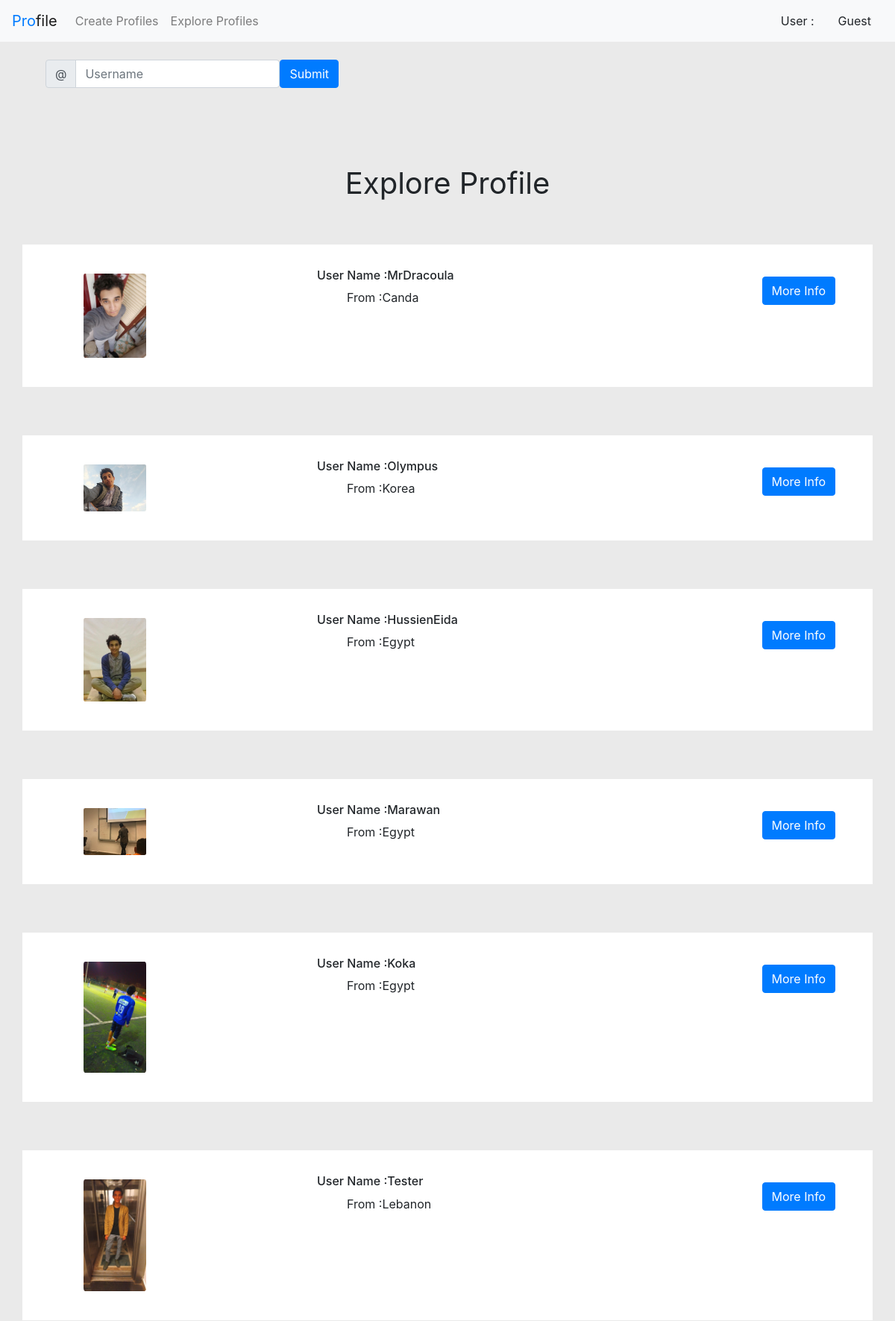
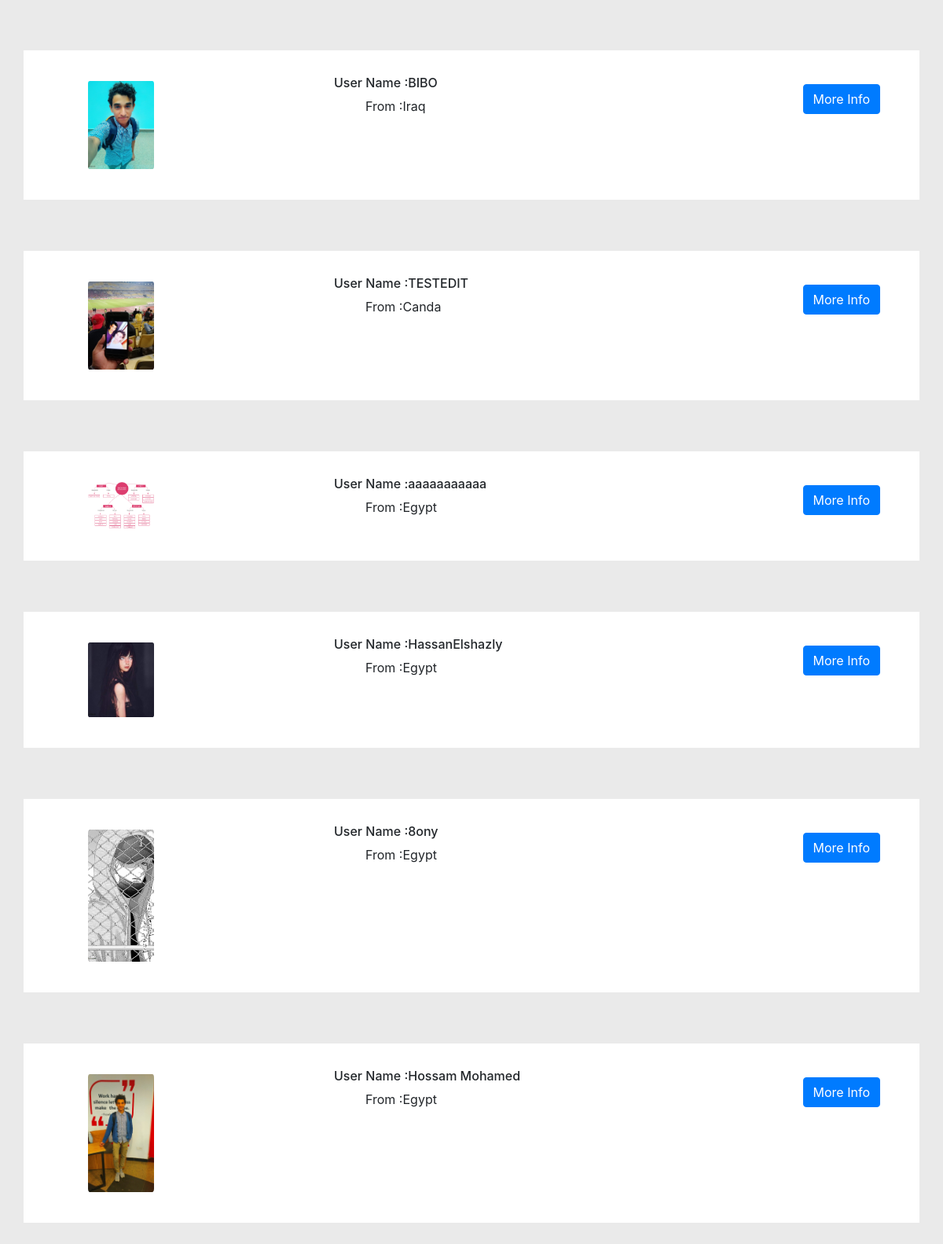
The page /global_profiles.php on the database its author committed (2 pictures, top to bottom).
### tables this page shows
CREATE TABLE `create_profiles` (
  `Id` int(11) NOT NULL,
  `Names` varchar(255) NOT NULL,
  `Profession` varchar(255) NOT NULL,
  `Urls` varchar(255) NOT NULL,
  `Gender` varchar(1) NOT NULL,
  `Locations` varchar(255) NOT NULL,
  `Skills` varchar(255) NOT NULL,
  `Images` varchar(255) NOT NULL,
  `Email` varchar(255) NOT NULL
);

### global_profiles.php (the view, shortened to what this page needs)
<?php include("nabvar_section.php");
    $sql="SELECT * FROM create_profiles ORDER BY Id";
    $result=mysqli_query($connect_to_database,$sql);
    $profiles=mysqli_fetch_all($result,MYSQLI_ASSOC);
?>
    <div class="container">
            <div >
            <nav class="navbar navbar-light ">
                <form class="form-inline"  action="<?php echo $_SERVER["PHP_SELF"]; ?>" method="POST" enctype="multipart/form-data">
                    <div class="input-group">
                        <div class="input-group-prepend">
                            <span class="input-group-text" id="basic-addon1">@</span>
                        </div>
                         <input type="text" name="searh_for_user"class="form-control" placeholder="Username" aria-label="Username" aria-describedby="basic-addon1">
                    </div>
                    <input name="search" type="submit" class="btn btn-primary" value-"Search">
                </form>
            </nav>
            <div class="container table-responsive py-5">
</div>
        <div class="global_profiles">
        <h4 class=" Explore_profile_h4">Explore Profile</h4>
            <div class="get_profiles">
            <?php foreach($profiles as $profile): ?>
                <div class="row">
                    <div class="col-sm-3 col-md-6 col-lg-4 img_profile">
                            <img src="photo/<?php echo htmlspecialchars($profile['Images']);?>">
                    </div>
                    <div class="col-sm-3 col-md-6 col-lg-4">
                        <div class="profile_content ">
                            <h6> User Name :<?php  echo htmlspecialchars($profile['Names']); ?></h6>
                            <ul>
                                <?php foreach(explode(',',$profile['Locations']) as $unit) { ?>
                                        <li>From :<?php echo htmlspecialchars($unit); break;?> </li>
                                <?php  } ?>
                            </ul>
                        </div>
                    </div>
                    <div class="col-sm-3 col-md-6 col-lg-4">
                        <div class="item-action right-align">
                            <a class="btn btn-primary" href="moreinfo.php?id=<?php echo $profile['Id']; ?>">
                            More Info
                            </a>
                         </div>
                    </div>
                </div>
            <?php  endforeach; ?>
            </div>
            </div>
        </div>
    </div>
</body>
</html>

### nabvar_section.php (shortened to what this page needs)
<?php
    if ($name)
        $name= $_SESSION['user_name_session'];
    else
        $name="Guest";
?>
<!DOCTYPE html>
<html lang="en">
<head>
    <link rel="stylesheet" href="https://stackpath.bootstrapcdn.com/bootstrap/4.3.1/css/bootstrap.min.css">
    <link rel="stylesheet" type="text/css" href="style.css">
</head>
<body>
    <div class="navbar_section">
        <nav class="navbar navbar-expand-lg navbar-light bg-light">
            <a class="navbar-brand" href="index.php"><span class="Semi-color" >Pro</span>file</a>
            <div class="collapse navbar-collapse" >
                <ul class="navbar-nav mr-auto">
                    <li class="nav-item ">
                        <a class="nav-link" href="local_profiles.php">Create Profiles</a>
                    </li>
                    <li class="nav-item">
                        <a class=" nav-link" href="global_profiles.php">Explore Profiles</a>
                    </li>
                </ul>
                <span class="nav-item nav-link active float-right" >User : </span>
                <span class="nav-item nav-link active float-right" ><?php   echo $name;?> </span></span>
                <br>
            </div>
        </nav>
  </div>

### style.css (style rules this page uses)
body { background: #eaeaea; }
.create_profile_h4 , .Explore_profile_h4 { font-weight:400; text-align:center; font-size:40px; }
.Explore_profile_h4 { padding-bottom: 50px; }
.get_profiles .row { background-color: #ffffff; height: 91%; margin-bottom: 65px; }
.img_profile img { float: left; margin: 39px 67px; max-width: 24%; padding: 0px; border-radius: 3%; }
.profile_content h6 { margin-top:32px; }
.profile_content ul li { list-style-type: none; }
.item-action a { float: right; margin-top: 43px; margin-right: 35px; }
.Semi-color { color:#007bff; }

### rows shown on the page
create_profiles: Images (picture), Names "MrDracoula", Locations "Canda"
create_profiles: Images (picture), Names "Olympus", Locations "Korea"
create_profiles: Images (picture), Names "HussienEida", Locations "Egypt"
create_profiles: Images (picture), Names "Marawan", Locations "Egypt"
create_profiles: Images (picture), Names "Koka", Locations "Egypt"
create_profiles: Images (picture), Names "Tester", Locations "Lebanon"
create_profiles: Images (picture), Names "BIBO", Locations "Iraq"
create_profiles: Images (picture), Names "TESTEDIT", Locations "Canda"
create_profiles: Images (picture), Names "aaaaaaaaaaa", Locations "Egypt"
create_profiles: Images (picture), Names "HassanElshazly", Locations "Egypt"
create_profiles: Images (picture), Names "8ony", Locations "Egypt"
create_profiles: Images (picture), Names "Hossam Mohamed", Locations "Egypt"

### other values the page prints
$name "Guest"
